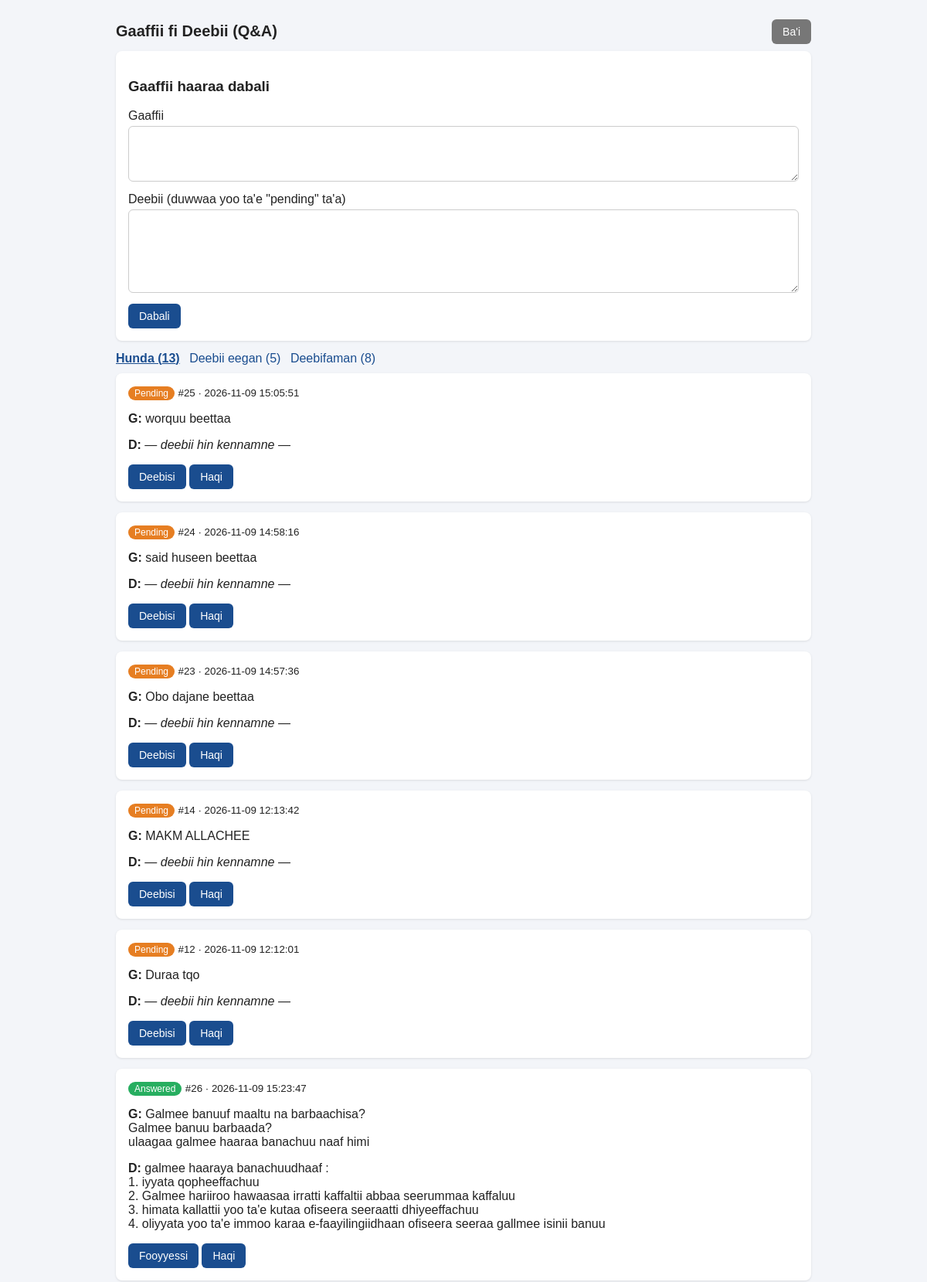
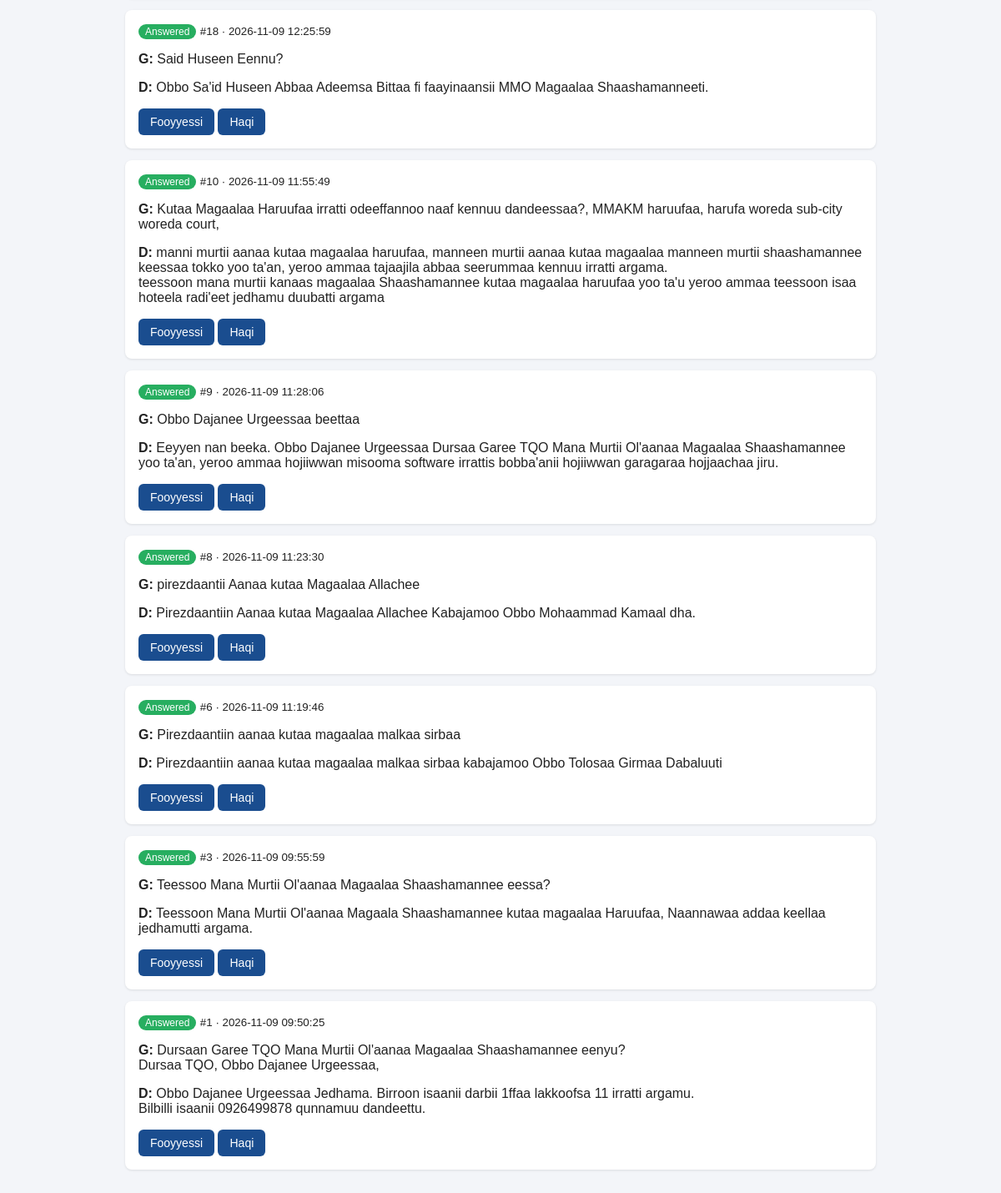
Page /admin-qa.php (signed in) on the committed database (2 pictures, top to bottom).
### tables this page shows
CREATE TABLE `qa_questions` (
  `id` int(10) UNSIGNED NOT NULL,
  `question` text NOT NULL,
  `answer` text DEFAULT NULL,
  `status` enum('pending','answered') NOT NULL DEFAULT 'pending',
  `created_at` datetime NOT NULL DEFAULT current_timestamp(),
  `answered_at` datetime DEFAULT NULL,
  `updated_at` datetime NOT NULL DEFAULT current_timestamp() ON UPDATE current_timestamp()
);

### admin-qa.php (the view, shortened to what this page needs)
<?php
$conn = new mysqli('localhost', 'root', '', 'shaggar_court_db');
$conn->set_charset('utf8mb4');
$conn->query("CREATE TABLE IF NOT EXISTS qa_questions (
    id INT UNSIGNED AUTO_INCREMENT PRIMARY KEY,
    question TEXT NOT NULL,
    answer TEXT NULL,
    status ENUM('pending','answered') NOT NULL DEFAULT 'pending',
    created_at DATETIME NOT NULL DEFAULT CURRENT_TIMESTAMP,
    answered_at DATETIME NULL,
    updated_at DATETIME NOT NULL DEFAULT CURRENT_TIMESTAMP ON UPDATE CURRENT_TIMESTAMP,
    INDEX idx_status (status)
) CHARACTER SET utf8mb4");
function h($v) { return htmlspecialchars((string)$v, ENT_QUOTES, 'UTF-8'); }
$error = '';
$isAdmin = !empty($_SESSION['admin']);
$editRow = null;
$rows = [];
$counts = ['all' => 0, 'pending' => 0, 'answered' => 0];
if ($isAdmin) {
    $filter = $_GET['filter'] ?? 'all';
    $res = $conn->query("SELECT status, COUNT(*) c FROM qa_questions GROUP BY status");
    while ($r = $res->fetch_assoc()) { $counts[$r['status']] = (int)$r['c']; $counts['all'] += (int)$r['c']; }
    $sql = "SELECT * FROM qa_questions" . ($filter !== 'all' ? " WHERE status = '" . $conn->real_escape_string($filter) . "'" : "") . " ORDER BY (status = 'pending') DESC, created_at DESC";
    $res = $conn->query($sql);
    while ($r = $res->fetch_assoc()) { $rows[] = $r; }
}
?>
<!DOCTYPE html>
<html lang="om">
<head>
</head>
<body>
<div class="wrap">
<?php if (!$isAdmin): ?>
  <div class="card" style="max-width:360px;margin:60px auto">
    <h1>Admin Login</h1>
    <?php if ($error): ?><div class="msg err"><?= h($error) ?></div><?php endif; ?>
    <form method="post">
      <label>Username</label><input name="user" required autofocus>
      <label>Password</label><input name="pass" type="password" required>
      <button name="login" value="1">Seeni</button>
    </form>
  </div>
<?php else: ?>
  <div class="top"><h1>Gaaffii fi Deebii (Q&amp;A)</h1><a class="btn gray" href="?logout=1">Ba'i</a></div>
  <div class="card">
    <h3><?= $editRow ? 'Gaaffii #' . (int)$editRow['id'] . ' fooyyessi / deebisi' : 'Gaaffii haaraa dabali' ?></h3>
    <form method="post">
      <label>Gaaffii</label>
      <textarea name="question" rows="3" required><?= h($editRow['question'] ?? '') ?></textarea>
      <label>Deebii (duwwaa yoo ta'e "pending" ta'a)</label>
      <textarea name="answer" rows="5"><?= h($editRow['answer'] ?? '') ?></textarea>
      <button><?= $editRow ? 'Kaa\'i' : 'Dabali' ?></button>
    </form>
  </div>
  <div class="tabs" style="margin-bottom:10px">
    <a class="<?= $filter === 'all' ? 'on' : '' ?>" href="?filter=all">Hunda (<?= $counts['all'] ?>)</a>
    <a class="<?= $filter === 'pending' ? 'on' : '' ?>" href="?filter=pending">Deebii eegan (<?= $counts['pending'] ?>)</a>
    <a class="<?= $filter === 'answered' ? 'on' : '' ?>" href="?filter=answered">Deebifaman (<?= $counts['answered'] ?>)</a>
  </div>
  <?php foreach ($rows as $r): ?>
    <div class="card">
      <span class="badge <?= $r['status'] === 'pending' ? 'p' : 'a' ?>"><?= $r['status'] === 'pending' ? 'Pending' : 'Answered' ?></span>
      <small> #<?= (int)$r['id'] ?> · <?= h($r['created_at']) ?></small>
      <p class="q"><b>G:</b> <?= h($r['question']) ?></p>
      <p class="q"><b>D:</b> <?= $r['answer'] !== null ? h($r['answer']) : '<i>— deebii hin kennamne —</i>' ?></p>
      <div class="actions">
        <a class="btn" href="?edit=<?= (int)$r['id'] ?>&filter=<?= h($filter) ?>"><?= $r['status'] === 'pending' ? 'Deebisi' : 'Fooyyessi' ?></a>
        <form method="post" onsubmit="return confirm('Gaaffii kana haquu barbaaddanii?')">
          <button class="red">Haqi</button>
        </form>
      </div>
    </div>
  <?php endforeach; ?>
<?php endif; ?>
</div>
</body>
</html>

### admin-qa.php (style rules this page uses)
body { font-family:Arial,sans-serif;background:#f3f5f9;margin:0;color:#222 }
.wrap { max-width:900px;margin:0 auto;padding:16px }
h1 { font-size:20px }
.card { background:#fff;border-radius:8px;padding:16px;margin-bottom:14px;box-shadow:0 1px 3px rgba(0,0,0,.1) }
input,textarea { width:100%;padding:8px;border:1px solid #ccc;border-radius:6px;box-sizing:border-box;font:inherit;margin:4px 0 10px }
button,.btn { background:#1a4d8f;color:#fff;border:0;border-radius:6px;padding:8px 14px;cursor:pointer;text-decoration:none;font-size:14px;display:inline-block }
.btn.gray { background:#777 }
.tabs a { margin-right:8px;text-decoration:none;color:#1a4d8f }
.tabs a.on { font-weight:bold;text-decoration:underline }
.badge { font-size:12px;padding:2px 8px;border-radius:10px;color:#fff }
.p { background:#e67e22 }
.a { background:#27ae60 }
.q { white-space:pre-wrap;word-break:break-word }
.actions { margin-top:8px }
.actions form { display:inline }
.top { display:flex;justify-content:space-between;align-items:center }

### rows in the picture
qa_questions: status "Pending", id "25", created_at "2026-11-09 15:05:51", question "worquu beettaa", shows "— deebii hin kennamne —"
qa_questions: status "Pending", id "24", created_at "2026-11-09 14:58:16", question "said huseen beettaa", shows "— deebii hin kennamne —"
qa_questions: status "Pending", id "23", created_at "2026-11-09 14:57:36", question "Obo dajane beettaa", shows "— deebii hin kennamne —"
qa_questions: status "Pending", id "14", created_at "2026-11-09 12:13:42", question "MAKM ALLACHEE", shows "— deebii hin kennamne —"
qa_questions: status "Pending", id "12", created_at "2026-11-09 12:12:01", question "Duraa tqo", shows "— deebii hin kennamne —"
qa_questions: status "Answered", id "26", created_at "2026-11-09 15:23:47", question "Galmee banuuf maaltu na barbaachisa? Galmee banuu barbaada? ulaagaa galmee haaraa banachuu naaf himi", answer "galmee haaraya banachuudhaaf : 1. iyyata qopheeffachuu 2. Galmee hariiroo hawaasaa irratti kaffaltii abbaa seerummaa kaffaluu 3. himata kallattii yoo ta'e kutaa ofiseera seeraatti dhiyeeffachuu 4. oliyyata yoo ta'e immoo karaa e-faayilingiidhaan ofiseera seeraa gallmee isinii banuu"
qa_questions: status "Answered", id "18", created_at "2026-11-09 12:25:59", question "Said Huseen Eennu?", answer "Obbo Sa'id Huseen Abbaa Adeemsa Bittaa fi faayinaansii MMO Magaalaa Shaashamanneeti."
qa_questions: status "Answered", id "10", created_at "2026-11-09 11:55:49", question "Kutaa Magaalaa Haruufaa irratti odeeffannoo naaf kennuu dandeessaa?, MMAKM haruufaa, harufa woreda sub-city woreda court,", answer "manni murtii aanaa kutaa magaalaa haruufaa, manneen murtii aanaa kutaa magaalaa manneen murtii shaashamannee keessaa tokko yoo ta'an, yeroo ammaa tajaajila abbaa seerummaa kennuu irratti argama. teessoon mana murtii kanaas magaalaa Shaashamannee kutaa magaalaa haruufaa yoo ta'u yeroo ammaa teessoon isaa hoteela radi'eet jedhamu duubatti argama"
qa_questions: status "Answered", id "9", created_at "2026-11-09 11:28:06", question "Obbo Dajanee Urgeessaa beettaa", answer "Eeyyen nan beeka. Obbo Dajanee Urgeessaa Dursaa Garee TQO Mana Murtii Ol'aanaa Magaalaa Shaashamannee yoo ta'an, yeroo ammaa hojiiwwan misooma software irrattis bobba'anii hojiiwwan garagaraa hojjaachaa jiru."
qa_questions: status "Answered", id "8", created_at "2026-11-09 11:23:30", question "pirezdaantii Aanaa kutaa Magaalaa Allachee", answer "Pirezdaantiin Aanaa kutaa Magaalaa Allachee Kabajamoo Obbo Mohaammad Kamaal dha."
qa_questions: status "Answered", id "6", created_at "2026-11-09 11:19:46", question "Pirezdaantiin aanaa kutaa magaalaa malkaa sirbaa", answer "Pirezdaantiin aanaa kutaa magaalaa malkaa sirbaa kabajamoo Obbo Tolosaa Girmaa Dabaluuti"
qa_questions: status "Answered", id "3", created_at "2026-11-09 09:55:59", question "Teessoo Mana Murtii Ol'aanaa Magaalaa Shaashamannee eessa?", answer "Teessoon Mana Murtii Ol'aanaa Magaala Shaashamannee kutaa magaalaa Haruufaa, Naannawaa addaa keellaa jedhamutti argama."
qa_questions: status "Answered", id "1", created_at "2026-11-09 09:50:25", question "Dursaan Garee TQO Mana Murtii Ol'aanaa Magaalaa Shaashamannee eenyu? Dursaa TQO, Obbo Dajanee Urgeessaa,", answer "Obbo Dajanee Urgeessaa Jedhama. Birroon isaanii darbii 1ffaa lakkoofsa 11 irratti argamu. Bilbilli isaanii 0926499878 qunnamuu dandeettu."

### other values in the picture
$counts['all'] "13"
$counts['pending'] "5"
$counts['answered'] "8"
